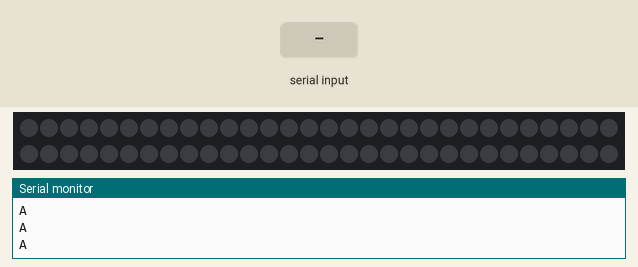
Recording of a sketch running on a simulated ATtiny85, built with avr-gcc and run on an emulated ATtiny85. Shown: 60 RGB LEDs in strip order, left to right, continuing on the next row, the last lines printed to the serial monitor. Inputs (shaded band) come from the test bench. Dim RGB values are drawn brighter than linear.

Above: at 0.8 s.
0.9 s: "90,45\n" received over Serial
At 0.92 s:
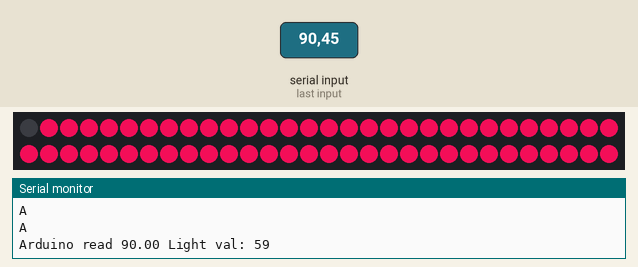
2.4 s: "200\n" received over Serial
At 2.54 s:
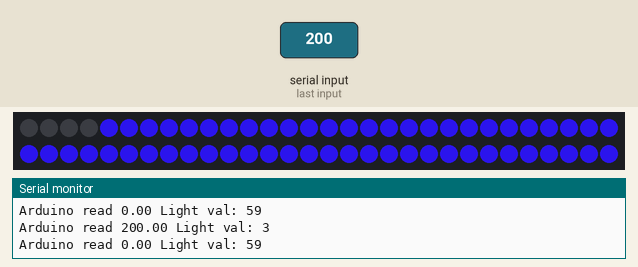
Timing chart, 0 to 5.4 s (numbered marks = the images above; inputs shaded):
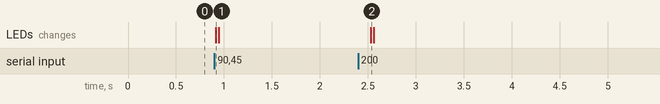

The sketch:

playbackDotstarColor.ino
```cpp
//Light libraries
#include <Adafruit_DotStar.h>
#include "SPI.h" // Comment out this line if using Trinket or Gemma
#ifdef __AVR_ATtiny85__
 #include <avr/power.h>
#endif

//math library
#include <math.h>

//light strip setup
#define NUMPIXELS 60 // Number of LEDs in strip
#define DATAPIN    4
#define CLOCKPIN   5
Adafruit_DotStar strip = Adafruit_DotStar(
  NUMPIXELS, DATAPIN, CLOCKPIN, DOTSTAR_BRG);

//variables for manipulating light height
#define LIGHTLOW 3
#define LIGHTHIGH 59 //manually change to be one less than NUMPIXELS
uint8_t light_val;
uint8_t old_light_val;

//color variables
uint32_t good_color = 0x00A1DD; //RGB 24 bit color 0x00BFFF. 701?
uint32_t bad_color = 0xDE0034; //0xFF4500
uint32_t curr_color = good_color;

//variables for receiving data
char inChar; // Data received from the serial port
String stringVal;
float floatVal;
const int COmin = 200; //multiply manually by sigMultiplier
const int COmax = 800; //multiply manually by sigMultiplier
const int sigMultiplier = 1;


void setup() {
   strip.begin();
  // Update LED contents, to start they are all 'off'
  strip.show();
   Serial.begin(9600); // Start serial communication at 9600 bps
   establishContact();
 }

 void loop() {

   if (Serial.available() > 0){ //if there are characters being sent, read them and append them to the stringVal buffer
     inChar = Serial.read();
     if (inChar != '\n'){
       stringVal+=inChar;
     }
   }
   else {   //no characters are being sent, display the value in the buffer
    floatVal = stringVal.toFloat(); //convert stringVal to float
    stringVal = ""; //reset buffer

    //calculate new light value
    old_light_val = light_val; //save previous value
    light_val = map(floatVal * sigMultiplier, COmin, COmax, LIGHTLOW, LIGHTHIGH);
    light_val = constrain(light_val, LIGHTLOW, LIGHTHIGH);

    //update color
    curr_color = map(floatVal * sigMultiplier, COmin, COmax, good_color, bad_color);
    constrain(curr_color, good_color, bad_color);

    update_light_height();
    Serial.println("Arduino read " + String(floatVal) + " Light val: " + String(light_val));
    delay(30);
    turn_all_off();
    delay(30);
   }
}

//method to shake hands with processing
void establishContact(){
  while (Serial.available()<=0){
    Serial.println("A");
    delay(10);
  }
}


void update_light_height(){ //updates and shows light strip to reflect new light val
  //compare old value to new value
  int diff = light_val - old_light_val;
  if(diff >0){ //turn on diff# more lights
    for (int i=old_light_val + 1; i <= light_val; i++){
       strip.setPixelColor(i,curr_color);
    }
  }
  else if(diff < 0){//turn off diff# lights
    for(int i=old_light_val; i >= light_val + 1; i--){
       strip.setPixelColor(i,0x000000);
    }
  }
  strip.show();
}

void turn_all_off(){
   for(int i=0; i <= NUMPIXELS; i++){
    strip.setPixelColor(i,0x000000);
  }
  strip.show();
}


/*
void update_light_height()
{ //turn all except light low off
  for(int i=0; i <= NUMPIXELS; i++){
    strip.setPixelColor(i,0x000000);
  }
  for(int i=LIGHTHIGH; i >LIGHTHIGH - LIGHTLOW; i--){
    strip.setPixelColor(i,curr_color);
  }
  //update to new value
  for (int i=LIGHTHIGH - LIGHTLOW; i > LIGHTHIGH - LIGHTLOW - light_val; i--)
 {
  strip.setPixelColor(i, curr_color);
 }
 strip.show();
}*/
```

Measured:
- after the input at 0.9 s, the LEDs: change at once (image 1)
- after the input at 2.4 s, the LEDs: change after 0.13 s (image 2)
